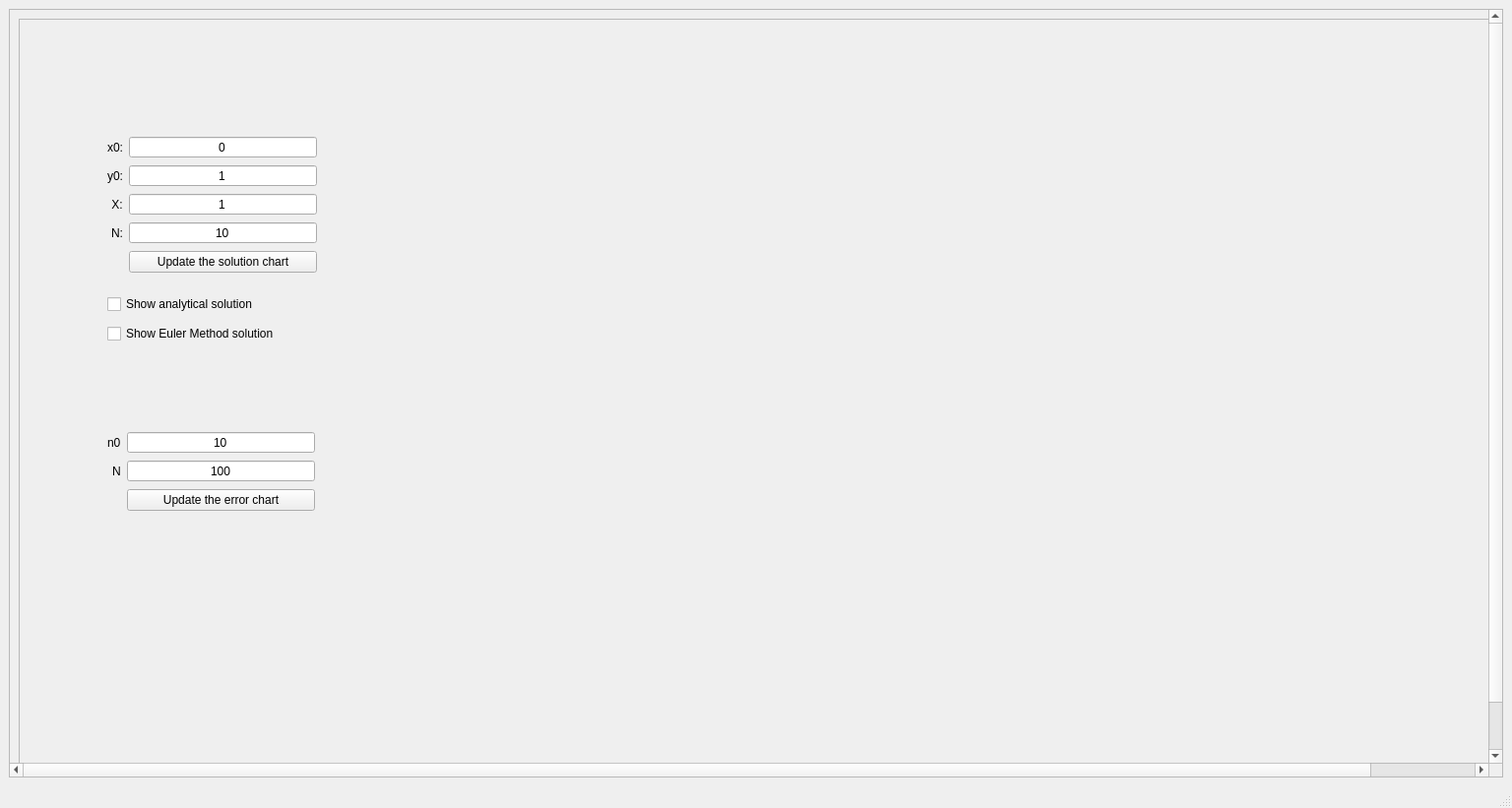
<?xml version="1.0" encoding="UTF-8"?>
<ui version="4.0">
 <class>mainWindow</class>
 <widget class="QMainWindow" name="mainWindow">
  <property name="geometry">
   <rect>
    <x>0</x>
    <y>0</y>
    <width>1536</width>
    <height>821</height>
   </rect>
  </property>
  <property name="windowTitle">
   <string>MainWindow</string>
  </property>
  <property name="styleSheet">
   <string notr="true"/>
  </property>
  <widget class="QWidget" name="centralwidget">
   <property name="styleSheet">
    <string notr="true"/>
   </property>
   <layout class="QVBoxLayout" name="verticalLayout">
    <item>
     <widget class="QScrollArea" name="scrollArea">
      <property name="minimumSize">
       <size>
        <width>120</width>
        <height>120</height>
       </size>
      </property>
      <property name="styleSheet">
       <string notr="true"/>
      </property>
      <property name="widgetResizable">
       <bool>true</bool>
      </property>
      <widget class="QWidget" name="scrollAreaWidgetContents">
       <property name="geometry">
        <rect>
         <x>-51</x>
         <y>-38</y>
         <width>1624</width>
         <height>824</height>
        </rect>
       </property>
       <layout class="QVBoxLayout" name="verticalLayout_2">
        <item>
         <widget class="QFrame" name="frame">
          <property name="minimumSize">
           <size>
            <width>1600</width>
            <height>800</height>
           </size>
          </property>
          <property name="frameShape">
           <enum>QFrame::StyledPanel</enum>
          </property>
          <property name="frameShadow">
           <enum>QFrame::Raised</enum>
          </property>
          <widget class="QWidget" name="layoutWidget">
           <property name="geometry">
            <rect>
             <x>90</x>
             <y>120</y>
             <width>213</width>
             <height>138</height>
            </rect>
           </property>
           <layout class="QFormLayout" name="formLayout">
            <property name="sizeConstraint">
             <enum>QLayout::SetDefaultConstraint</enum>
            </property>
            <property name="fieldGrowthPolicy">
             <enum>QFormLayout::AllNonFixedFieldsGrow</enum>
            </property>
            <property name="rowWrapPolicy">
             <enum>QFormLayout::DontWrapRows</enum>
            </property>
            <property name="labelAlignment">
             <set>Qt::AlignRight|Qt::AlignTrailing|Qt::AlignVCenter</set>
            </property>
            <property name="formAlignment">
             <set>Qt::AlignCenter</set>
            </property>
            <property name="verticalSpacing">
             <number>8</number>
            </property>
            <property name="bottomMargin">
             <number>0</number>
            </property>
            <item row="0" column="0">
             <widget class="QLabel" name="label">
              <property name="text">
               <string>x0:</string>
              </property>
             </widget>
            </item>
            <item row="0" column="1">
             <widget class="QLineEdit" name="lineEdit">
              <property name="text">
               <string>0</string>
              </property>
              <property name="alignment">
               <set>Qt::AlignCenter</set>
              </property>
             </widget>
            </item>
            <item row="1" column="0">
             <widget class="QLabel" name="label_2">
              <property name="text">
               <string>y0:</string>
              </property>
             </widget>
            </item>
            <item row="1" column="1">
             <widget class="QLineEdit" name="lineEdit_2">
              <property name="text">
               <string>1</string>
              </property>
              <property name="alignment">
               <set>Qt::AlignCenter</set>
              </property>
             </widget>
            </item>
            <item row="2" column="0">
             <widget class="QLabel" name="label_3">
              <property name="text">
               <string>X:</string>
              </property>
              <property name="alignment">
               <set>Qt::AlignCenter</set>
              </property>
             </widget>
            </item>
            <item row="2" column="1">
             <widget class="QLineEdit" name="lineEdit_3">
              <property name="text">
               <string>1</string>
              </property>
              <property name="alignment">
               <set>Qt::AlignCenter</set>
              </property>
             </widget>
            </item>
            <item row="3" column="0">
             <widget class="QLabel" name="label_4">
              <property name="text">
               <string>N:</string>
              </property>
              <property name="alignment">
               <set>Qt::AlignCenter</set>
              </property>
             </widget>
            </item>
            <item row="3" column="1">
             <widget class="QLineEdit" name="lineEdit_4">
              <property name="text">
               <string>10</string>
              </property>
              <property name="alignment">
               <set>Qt::AlignCenter</set>
              </property>
             </widget>
            </item>
            <item row="4" column="1">
             <widget class="QPushButton" name="pushButton_plot">
              <property name="text">
               <string>Update the solution chart</string>
              </property>
              <property name="iconSize">
               <size>
                <width>300</width>
                <height>100</height>
               </size>
              </property>
             </widget>
            </item>
           </layout>
          </widget>
          <widget class="SolutionsWidget" name="SolutionsWidget" native="true">
           <property name="geometry">
            <rect>
             <x>370</x>
             <y>20</y>
             <width>1131</width>
             <height>731</height>
            </rect>
           </property>
           <property name="minimumSize">
            <size>
             <width>100</width>
             <height>10</height>
            </size>
           </property>
          </widget>
          <widget class="QCheckBox" name="checkBox_2">
           <property name="geometry">
            <rect>
             <x>90</x>
             <y>310</y>
             <width>194</width>
             <height>20</height>
            </rect>
           </property>
           <property name="text">
            <string>Show Euler Method solution</string>
           </property>
          </widget>
          <widget class="QCheckBox" name="checkBox">
           <property name="enabled">
            <bool>true</bool>
           </property>
           <property name="geometry">
            <rect>
             <x>90</x>
             <y>280</y>
             <width>181</width>
             <height>20</height>
            </rect>
           </property>
           <property name="text">
            <string>Show analytical solution</string>
           </property>
           <property name="checked">
            <bool>false</bool>
           </property>
           <property name="tristate">
            <bool>false</bool>
           </property>
          </widget>
          <widget class="QWidget" name="layoutWidget_2">
           <property name="geometry">
            <rect>
             <x>90</x>
             <y>420</y>
             <width>211</width>
             <height>80</height>
            </rect>
           </property>
           <layout class="QFormLayout" name="formLayout_4">
            <property name="sizeConstraint">
             <enum>QLayout::SetDefaultConstraint</enum>
            </property>
            <property name="fieldGrowthPolicy">
             <enum>QFormLayout::AllNonFixedFieldsGrow</enum>
            </property>
            <property name="rowWrapPolicy">
             <enum>QFormLayout::DontWrapRows</enum>
            </property>
            <property name="labelAlignment">
             <set>Qt::AlignRight|Qt::AlignTrailing|Qt::AlignVCenter</set>
            </property>
            <property name="formAlignment">
             <set>Qt::AlignCenter</set>
            </property>
            <property name="verticalSpacing">
             <number>8</number>
            </property>
            <property name="bottomMargin">
             <number>0</number>
            </property>
            <item row="0" column="0">
             <widget class="QLabel" name="label_9">
              <property name="text">
               <string>n0</string>
              </property>
             </widget>
            </item>
            <item row="0" column="1">
             <widget class="QLineEdit" name="lineEdit_GE_from">
              <property name="text">
               <string>10</string>
              </property>
              <property name="alignment">
               <set>Qt::AlignCenter</set>
              </property>
             </widget>
            </item>
            <item row="1" column="0">
             <widget class="QLabel" name="label_10">
              <property name="text">
               <string>N</string>
              </property>
             </widget>
            </item>
            <item row="1" column="1">
             <widget class="QLineEdit" name="lineEdit_GE_to">
              <property name="text">
               <string>100</string>
              </property>
              <property name="alignment">
               <set>Qt::AlignCenter</set>
              </property>
             </widget>
            </item>
            <item row="2" column="1">
             <widget class="QPushButton" name="pushButton_global_error">
              <property name="text">
               <string>Update the error chart</string>
              </property>
              <property name="iconSize">
               <size>
                <width>300</width>
                <height>100</height>
               </size>
              </property>
             </widget>
            </item>
           </layout>
          </widget>
         </widget>
        </item>
       </layout>
      </widget>
     </widget>
    </item>
   </layout>
  </widget>
  <widget class="QMenuBar" name="menubar">
   <property name="geometry">
    <rect>
     <x>0</x>
     <y>0</y>
     <width>1536</width>
     <height>22</height>
    </rect>
   </property>
  </widget>
  <widget class="QStatusBar" name="statusbar"/>
  <action name="actionas">
   <property name="text">
    <string>as</string>
   </property>
  </action>
 </widget>
 <customwidgets>
  <customwidget>
   <class>SolutionsWidget</class>
   <extends>QWidget</extends>
   <header>solutionswidget.h</header>
   <container>1</container>
  </customwidget>
 </customwidgets>
 <resources/>
 <connections/>
</ui>
